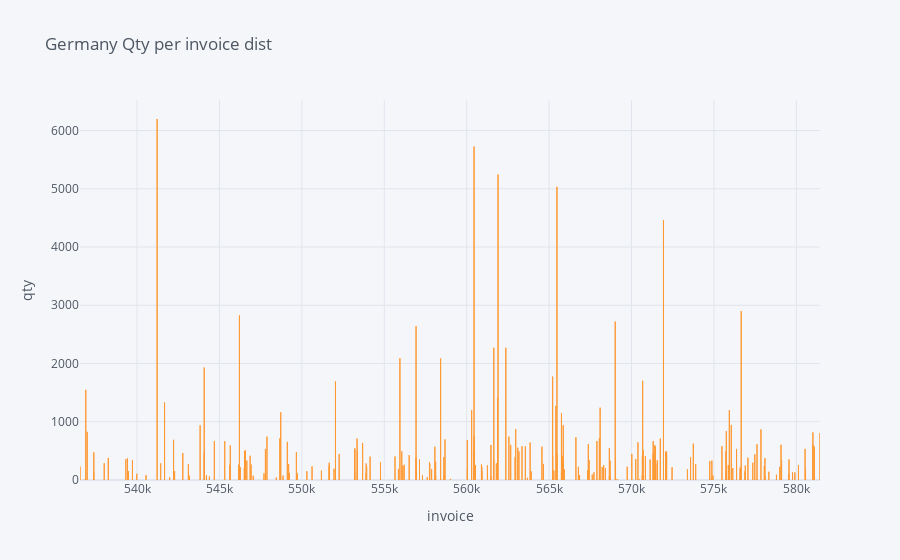

Notebook code cell kept with this figure:
### Code cell
eire = data[data.Country == 'EIRE'] 

eire = pd.pivot_table(eire, values=['Quantity'], index='InvoiceNo', aggfunc='sum')

eire.iplot(kind='bar', xTitle='invoice', yTitle='qty', 
           title='Germany Qty per invoice dist')

### Figure 1 — Plotly figure (JSON) as saved in the notebook; plotly's stock layout.template omitted (floating-point values rounded to 4 significant figures; data arrays with more than 128 entries replaced by an {"elided": "..."} marker saying what was removed)
{"data": [{"marker": {"color": "rgba(255, 153, 51, 0.6)", "line": {"color": "rgba(255, 153, 51, 1.0)", "width": 1}}, "name": "Quantity", "orientation": "v", "text": "", "type": "bar", "x": {"elided": "256 int values"}, "y": {"elided": "256 int values"}}], "layout": {"legend": {"bgcolor": "#F5F6F9", "font": {"color": "#4D5663"}}, "paper_bgcolor": "#F5F6F9", "plot_bgcolor": "#F5F6F9", "title": {"font": {"color": "#4D5663"}, "text": "Germany Qty per invoice dist"}, "xaxis": {"gridcolor": "#E1E5ED", "showgrid": true, "tickfont": {"color": "#4D5663"}, "title": {"font": {"color": "#4D5663"}, "text": "invoice"}, "zerolinecolor": "#E1E5ED"}, "yaxis": {"gridcolor": "#E1E5ED", "showgrid": true, "tickfont": {"color": "#4D5663"}, "title": {"font": {"color": "#4D5663"}, "text": "qty"}, "zerolinecolor": "#E1E5ED"}}}
